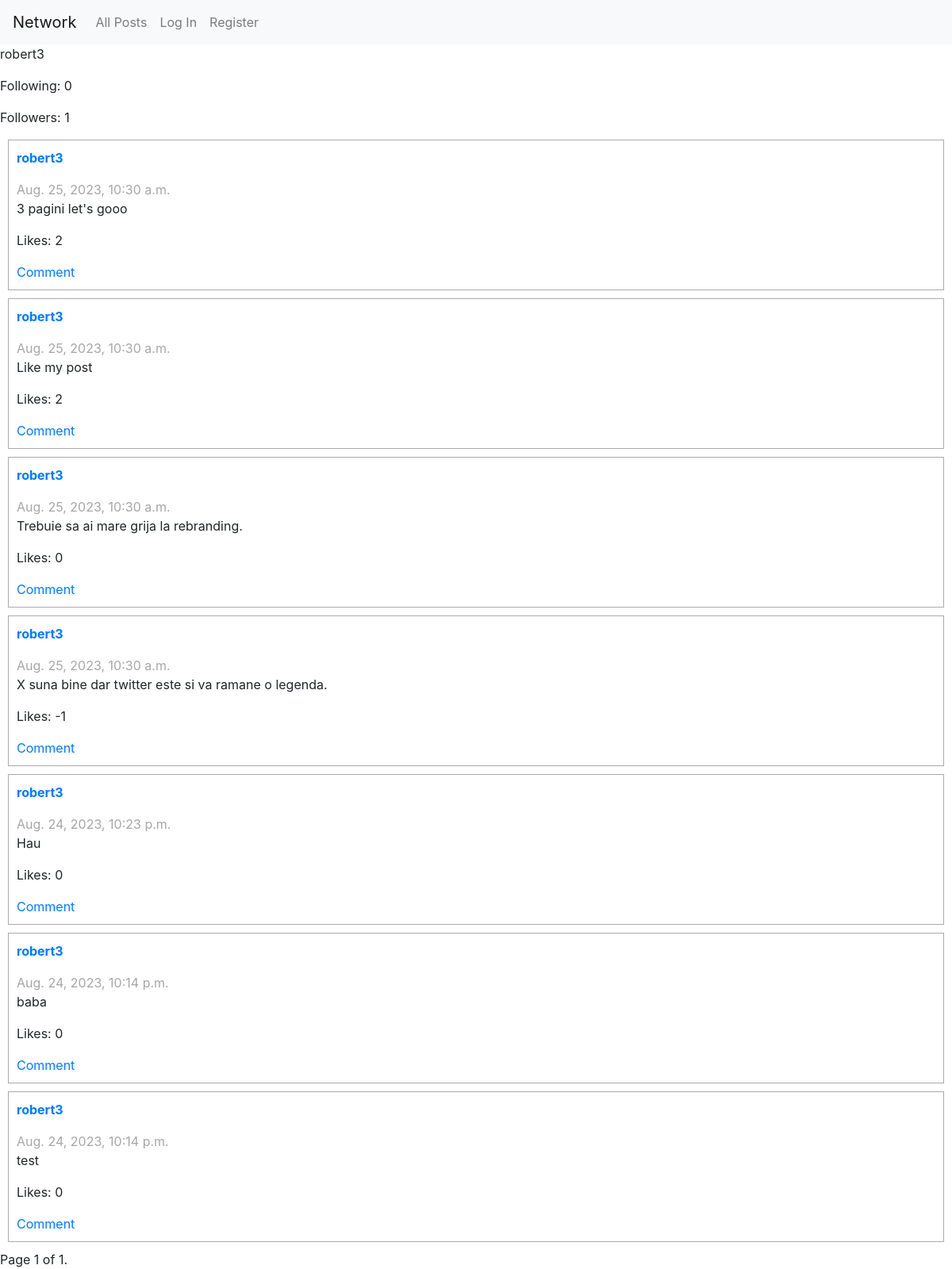
The page /profile/robert3 on the database its author committed.
### network/models.py (models this page shows, shortened)
class User(AbstractUser):
    pass

class UserPost(models.Model):
    user = models.ForeignKey(User, on_delete=models.CASCADE)
    timestamp = models.DateTimeField(auto_now_add=True)
    content = models.CharField(max_length=512)
    likes = models.IntegerField(default=0)

### network/views.py (the view)
# urls.py: path("profile/<str:username>", views.userprofile, name="userprofile"),
def userprofile(request, username):
    user = User.objects.get(username=username)
    posts = UserPost.objects.order_by('-timestamp').filter(user=user)
    paginator = Paginator(posts, 10)
    page_number = request.GET.get("page")
    page_obj = paginator.get_page(page_number)
    followingUsers = UserFollowing.objects.filter(user_id=user)  # all persons that te users follow
    followersUsers = UserFollowing.objects.filter(following_user_id=user) # all persons that follow an user
    try:
        checkFollow = UserFollowing.objects.get(user_id=request.user, following_user_id=user)
        isFollowing = checkFollow  # If the get() operation succeeds, the user is following.
    except:
        isFollowing = False  # If the user is not following, handle the exception.
    return render(request, "network/userprofile.html", {
        "profile":user,
        "followers":followersUsers,
        "following":followingUsers,
        "posts":posts,
        "page_obj": page_obj,
        "isFollowing":isFollowing
    })

### network/templates/network/userprofile.html (shortened to what this page needs)
{% extends 'network/layout.html' %}
{% block body %}
    <div>
        <p>{{ profile.username }}</p>
    </div>
    <div>
        <p>Following: {{ following.count }}</p>
        <p>Followers: {{ followers.count }}</p>
    </div>
    <div>
        {% for post in page_obj %}
        <div class="post-container">
            <div class="post-principal-container">
                <a href="{% url 'userprofile' post.user.username%}"><p class="post-username">{{post.user.username}}</p></a>
            </div>
            <div>
                <p class="post-timestamp">{{post.timestamp}}</p>
                <p class="post-content">{{post.content}}</p>
                <p>Likes: {{ post.likes }}</p>
                <a href="" class="text-decoration-none">Comment</a>
            </div>
        </div>
    {% endfor %}
    <div class="pagination">
        <span class="step-links">
            <span class="current">
                Page {{ page_obj.number }} of {{ page_obj.paginator.num_pages }}.
            </span>
        </span>
    </div>
    </div>
{% endblock %}

### network/static/network/styles.css (style rules this page uses)
.post-container { display:flex; margin: 10px; border:1px solid rgb(171, 171, 171); padding:10px; flex-direction: column; }
.post-principal-container { display:flex; align-items: center; justify-content: space-between; }
.post-username { font-weight: bold; text-align: center; margin-right:5px; }
.post-timestamp { margin-bottom: 0; color:rgb(167, 167, 167); }

### rows shown on the page
User: username "robert3"
UserPost: user.username "robert3", timestamp "Aug. 25, 2023, 10:30 a.m.", content "3 pagini let's gooo", likes "2"
UserPost: user.username "robert3", timestamp "Aug. 25, 2023, 10:30 a.m.", content "Like my post", likes "2"
UserPost: user.username "robert3", timestamp "Aug. 25, 2023, 10:30 a.m.", content "Trebuie sa ai mare grija la rebranding.", likes "0"
UserPost: user.username "robert3", timestamp "Aug. 25, 2023, 10:30 a.m.", content "X suna bine dar twitter este si va ramane o legenda.", likes "-1"
UserPost: user.username "robert3", timestamp "Aug. 24, 2023, 10:23 p.m.", content "Hau", likes "0"
UserPost: user.username "robert3", timestamp "Aug. 24, 2023, 10:14 p.m.", content "baba", likes "0"
UserPost: user.username "robert3", timestamp "Aug. 24, 2023, 10:14 p.m.", content "test", likes "0"

### other values the page prints
{{ following.count }} "0"
{{ followers.count }} "1"
{{ page_obj.number }} "1"
{{ page_obj.paginator.num_pages }} "1"
